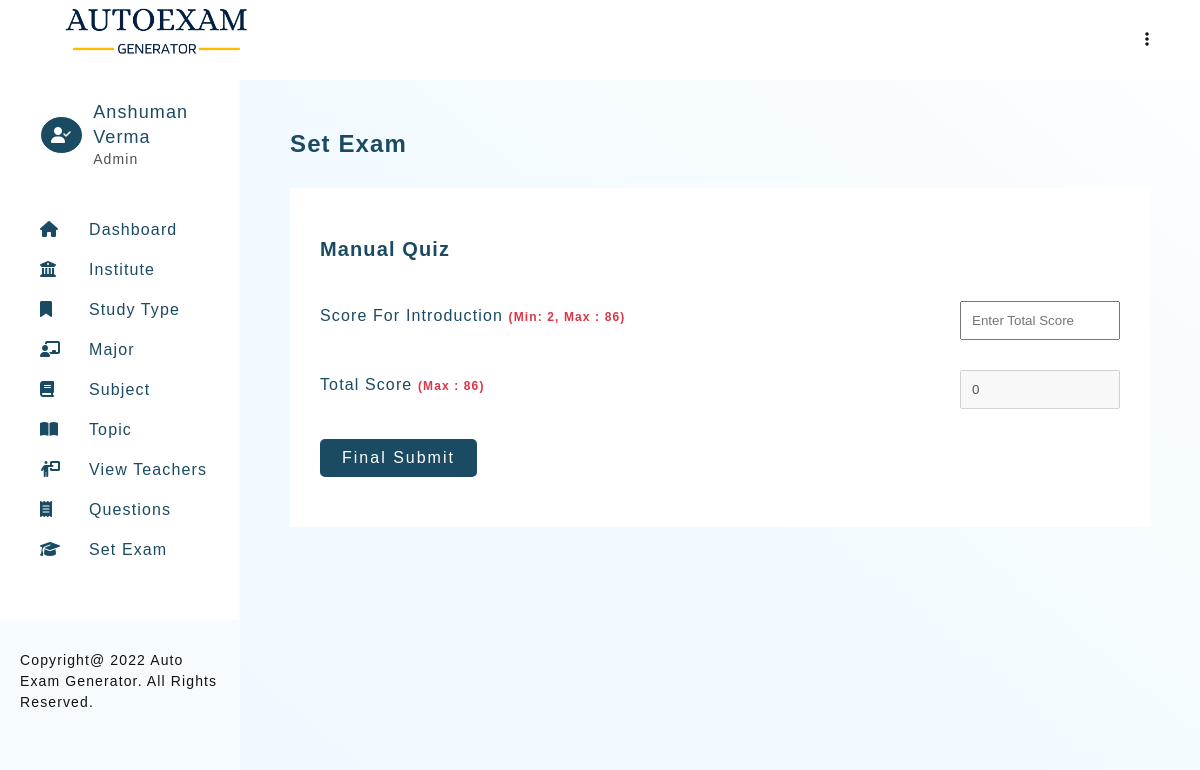
Page /autoexam/setExam-4-Random.php?examId=93 (signed in) on the committed database.
### tables this page shows
CREATE TABLE `teacher_profile` (
  `teacher_id` int(11) NOT NULL,
  `teacher_firstname` varchar(30) NOT NULL,
  `teacher_lastname` varchar(30) NOT NULL,
  `email` varchar(50) DEFAULT NULL,
  `password` varchar(100) NOT NULL,
  `type` enum('Admin','Teacher') NOT NULL DEFAULT 'Teacher',
  `addedOn` datetime DEFAULT current_timestamp()
);

CREATE TABLE `exam` (
  `examId` int(11) NOT NULL,
  `instituteId` int(11) DEFAULT NULL,
  `studyId` int(11) DEFAULT NULL,
  `majorId` int(11) DEFAULT NULL,
  `subjectId` int(11) DEFAULT NULL,
  `examMode` enum('Manual','Random') DEFAULT NULL,
  `examName` varchar(100) DEFAULT NULL,
  `semester` varchar(12) DEFAULT NULL,
  `examAddedBy` int(11) DEFAULT NULL,
  `examAddedOn` datetime DEFAULT current_timestamp()
);

CREATE TABLE `exam_topics` (
  `examId` int(11) NOT NULL,
  `topicId` int(11) NOT NULL,
  `score` int(11) DEFAULT NULL
);

CREATE TABLE `subject_topic` (
  `subject_topic_id` int(11) NOT NULL,
  `subject_topic_name` text NOT NULL,
  `subject_id` int(11) DEFAULT NULL,
  `topicAddedBy` int(11) DEFAULT NULL,
  `topicAddedOn` datetime DEFAULT current_timestamp()
);

### autoexam/includes/config.php (called while the page is built, shortened)
<?php
    $sitename = "Auto Exam Generator";

### autoexam/includes/previous-paper.php (called while the page is built, shortened)
<?php
    $exIds =  $questionIds = $uniqueQuestionIds = [];
    $limit = 0;
    $examCountQ = mysqli_query($connection, "SELECT `examId` FROM `exam` WHERE examName != '' AND examAddedBy = '$_SESSION[userId]'");
    if(mysqli_num_rows($examCountQ) >= 1)
    {
       $count =  mysqli_num_rows($examCountQ);
       $limit = $count % 6;
    }
    $sql = "SELECT `examId` FROM `exam` WHERE examName != ''  AND examAddedBy = '$_SESSION[userId]' ORDER BY examId DESC LIMIT $limit";
    $exQ = mysqli_query($connection, $sql);
    if(mysqli_num_rows($exQ) >= 1)
    {
        while($exR = mysqli_fetch_assoc($exQ))
        {
            $exIds[] = $exR['examId'];
        }
        $exid = implode(',', $exIds);
        $examQuestionsQ = mysqli_query($connection, "SELECT `questionId` FROM `exam_questions` WHERE examId IN ($exid)");
        if(mysqli_num_rows($examQuestionsQ) >= 1)
        {
            while($exR = mysqli_fetch_assoc($examQuestionsQ))
            {
                $questionIds[] = $exR['questionId'];
            }
            $uniqueQuestionIds = array_unique($questionIds);
        }
        $prevQues = implode(',', $uniqueQuestionIds);
    }
?>

### autoexam/setExam-4-Random.php (the view, shortened to what this page needs)
<?php
require_once './templates/header.php';
?>
<section>
    <h3 class="heading">Set Exam</h3>
    <div class="card">
        <?php
            $totalScore = 0;
            if( isset($_GET['examId']))
            {
                require_once './includes/previous-paper.php';
                $examQ = mysqli_query($connection, "SELECT * FROM exam WHERE examId = '$_GET[examId]'");
                if(mysqli_num_rows($examQ) >= 1 )
                {
                    $examR = mysqli_fetch_assoc($examQ);
                    $examTopicsQ = mysqli_query($connection,
                        "SELECT * FROM exam_topics
                        LEFT JOIN subject_topic ON subject_topic.subject_topic_id = exam_topics.topicId
                        WHERE exam_topics.examId = '$_GET[examId]'");
                    $typeQ = mysqli_query($connection, "SELECT * FROM exam_type WHERE examId = '$_GET[examId]'");
                    if(mysqli_num_rows($typeQ) >= 1)
                    {
                        while ($typeR = mysqli_fetch_assoc($typeQ))
                        {
                            $val = "'$typeR[question_abbr]'";
                            $typeArr[] = $val ;
                        }
                        $typeId = implode(',',$typeArr);
                    }
        ?>
                <div class="card-heading">
                    <div>
                        <h4 class="sub-heading"><?= $examR['examMode']; ?> Quiz</h4>
                    </div>
                </div>
                <form method="post" class="form-container g-large" id="randomScoreForm">
                    <?php
                        if(mysqli_num_rows($examTopicsQ) >= 1)
                        {
                            while ($examTopicsR = mysqli_fetch_assoc($examTopicsQ))
                            {
                                if($prevQues != '')
                                {
                                    $sql = "SELECT SUM(score) as qscore, min(`score`) as minSc FROM `question_bank` WHERE `subject_topic_id` = '$examTopicsR[topicId]' AND `question_abbr` IN ($typeId) AND question_id NOT IN ($prevQues)";
                                }
                                else
                                {
                                    $sql = "SELECT SUM(score) as qscore, min(`score`) as minSc FROM `question_bank` WHERE `subject_topic_id` = '$examTopicsR[topicId]' AND `question_abbr` IN ($typeId)";
                                }
                                $questionBankQ = mysqli_query($connection, $sql);
                                $questionBankR = mysqli_fetch_assoc($questionBankQ);
                                echo "
                                    <div class=\"split-row\">
                                        <label for=\"\">
                                            Score For $examTopicsR[subject_topic_name]
                                            <span class=\"text-red f-sm\">(Min: $questionBankR[minSc], Max : $questionBankR[qscore])</span>
                                        </label>
                                        <input type=\"number\"  name=\"score[$examTopicsR[topicId]]\" class=\"form-control score-inp\" placeholder=\"Enter Total Score\" min=\"$questionBankR[minSc]\" max=\"$questionBankR[qscore]\" required>
                                    </div>
                                ";
                                $totalScore += $questionBankR['qscore'];
                            }
                        }
                    ?>
                    <div class="split-row">
                        <label for="">
                            Total Score
                            <span class="text-red f-sm">(Max : <?= $totalScore;?>)</span>
                        </label>
                        <input type="number" name="totalScore" class="form-control" placeholder="Enter Total Score" max="<?= $totalScore;?>" id="totalScore" value="0" disabled="true" required>
                    </div>
                    <div>
                        <input type="submit" value="Final Submit" name="submit" class="btn btn-green">
                    </div>
                </form>
        <?php
            }
            else
            {
                echo "Oops! Something went wrong. Please try again later.";
            }
        }
        else
            {
                echo "Oops! Something went wrong. Please try again later.";
            }
        ?>
    </div>
</section>
<?php
    require_once './templates/footer.php';
?>

### autoexam/templates/header.php (shortened to what this page needs)
<?php
    require './includes/config.php';
    require_once './includes/connection.php';
    if(isset($_SESSION['user']))
    {
        $userQuery = mysqli_query($connection, "SELECT * FROM teacher_profile WHERE email = '$_SESSION[user]'");
        $userRow = mysqli_fetch_assoc($userQuery);
    }
?>
<!DOCTYPE html>
<html lang="en">
<head>
    <link rel="stylesheet" href="./assets/css/main.css">
    <link rel="stylesheet" href="./assets/css/style.css">
    <link rel="stylesheet" href="https://cdnjs.cloudflare.com/ajax/libs/font-awesome/6.1.1/css/all.min.css">
</head>
<body>
    <header class="admin-header">
        <h1 class="title">
            <img src="./assets/images/logo.png" alt="Auto Exam Generator" height="60px">
        </h1>
        <div>
            <ul>
                <li class="dropmenu">
                    <a href="#"><i class="fa-solid fa-ellipsis-vertical"></i></a>
                </li>
            </ul>
        </div>
    </header>
    <aside id="asideMenu">
        <div class="profile-header" id="profile-header2">
            <?php
                if($_SESSION['userType'] == 'Admin')
                {
                    echo "<i class=\"fa-solid fa-user-check\"></i>";
                }
                else
                {
                    echo "<i class=\"fa-solid fa-user\"></i>";
                }
            ?>
            <div>
                <h2>
                    <?=
                        $userRow['teacher_firstname'] ." ". $userRow['teacher_lastname']
                    ?>
                </h2>
                <p> <?=  $_SESSION['userType']; ?> </p>
            </div>
        </div>
        <section id="nav-header">
            <nav>
                <ul class="navbar">
                    <li><a href="dashboard.php"><i class="fa-solid fa-house"></i><span>Dashboard</span></a></li>
                            <li><a href="institute-view.php"><i class="fa-solid fa-building-columns"></i><span>Institute</span></a></li>
                            <li><a href="studyType-view.php"><i class="fa-solid fa-bookmark"></i><span>Study Type</span></a></li>
                            <li><a href="major-view.php"><i class="fa-solid fa-chalkboard-user"></i><span>Major</span></a></li>
                            <li><a href="subject-view.php"><i class="fa-solid fa-book"></i><span>Subject</span></a></li>
                            <li><a href="topic-view.php"><i class="fa-solid fa-book-open"></i><span>Topic</span></a></li>
                    <?php
                        if($_SESSION['userType'] == 'Admin')
                        {
                    ?>
                            <li><a href="teacher-view.php"><i class="fa-solid fa-person-chalkboard"></i><span>View Teachers</span></a></li>
                    <?php
                        }
                    ?>
                    <li><a href="question-view.php"><i class="fa-solid fa-receipt"></i><span>Questions</span></a></li>
                    <li><a href="setExam-1.php"><i class="fa-solid fa-graduation-cap"></i><span>Set Exam</span></a></li>
                </ul>
            </nav>
        </section>
        <footer class="copyright">Copyright@
            <?= date("Y"); ?>
            <?= $sitename; ?>. All Rights Reserved.
        </footer>
    </aside>
    <main>

### autoexam/assets/css/main.css (style rules this page uses)
* { margin: 0; padding: 0; box-sizing: border-box; }
body { font-family: 'Gill Sans', 'Gill Sans MT', Calibri, 'Trebuchet MS', sans-serif; color: #121212; letter-spacing: 0.07em; }
html { scroll-behavior: smooth; }
a { text-decoration: none; }
ul { list-style: none; }
.text-red { color: #dc3545; }
.btn { padding: 8px 20px; border-radius: 5px; transition: all 0.2s; letter-spacing: 2px; font-size: 16px; }
.btn-green { background-color: #1a4b63; color: #fff; border: solid 2px #1a4b63; }

### autoexam/assets/css/style.css (style rules this page uses)
:root { --primary-color: #1a4b63; }
body { color: #121212; }
.admin-header { padding: 0 50px; background-color: #fff; display: flex; justify-content: space-between; width: 100%; z-index: 12; height: 10vh; line-height: 10vh; position: fixed; top: 0; left: 0; }
.admin-header .dropmenu { position: relative; text-align: right; }
.admin-header .dropmenu a { color: #121212; }
aside { width: 50%; background-color: #fff; height: 100%; overflow: auto; position: fixed; display: flex; flex-direction: column; justify-content: space-between; border-right: solid 1px rgb(255, 249, 249); display: none; background-color: #f6fbff; }
aside > #nav-header { padding: 20px 20px 50px 40px; display: grid; grid-template-columns: 1fr; row-gap: 20px; align-content: start; background-color: #fff; }
h1.title { color: var(--primary-color); font-size: 18px; }
.profile-header { display: flex; justify-content: flex-start; align-items: center; line-height: 1.4; padding: 20px 20px 20px 40px; background-color: #fff; }
.profile-header > i { border-radius: 50%; color: #fff; border: solid 1px; padding: 10px; background-color: var(--primary-color); margin-right: 10px; }
.profile-header > div > h2 { color: var(--primary-color); font-size: 18px; font-weight: normal; }
.profile-header > div > p { color: #515151; font-size: 14px; }
aside > #nav-header > nav > ul { line-height: 2.5; }
aside > #nav-header > nav > ul > li > a { color: var(--primary-color); font-size: 16px; display: block; }
aside > #nav-header > nav > ul > li > a > i { display: inline-block; width: 30px; }
aside > #nav-header > nav > ul > li > a > span { margin-left: 19px; }
aside > footer { background-color: #f6fbff; padding: 30px 20px 30px; line-height: 1.5; font-size: 14px; }
main { background-image: linear-gradient(to right top, #f0f9ff, #f0f9ff, #f0faff, #f1faff, #f1faff, #f2faff, #f4fbff, #f5fbff, #f7fcff, #f9fcff, #fbfdff, #fdfeff); min-height: 100vh; padding: 50px 50px; margin-top: 10vh; }
main > section { margin-bottom: 100px; }
.heading { color: var(--primary-color); margin-bottom: 30px; font-size: 24px; font-weight: 600; }
.sub-heading { color: var(--primary-color); margin-bottom: 10px; font-size: 20px; font-weight: 600; }
.card { background-color: #fff; padding: 50px 30px; }
.card-heading { display: flex; justify-content: space-between; align-items: center; margin-bottom: 30px; flex-direction: column; }
.form-container { display: grid; grid-template-columns: 1fr; }
.g-large { grid-gap: 30px; }
.form-container > div > label, .form-label { display: block; color: var(--primary-color); margin-bottom: 10px; }
.form-container .form-control { width: 100%; padding: 10px; }
.split-row { display: flex; justify-content: space-between; align-items: center; }
.split-row label { flex-basis: 70%; }
.split-row .form-control { flex-basis: 20%; }
.f-sm { font-size: 12px; font-weight: bold; }
@media (min-width: 992px) { aside { display: block; width: 20%; } }
@media (min-width: 992px) { main { margin-left: 20%; width: 80%; } }
@media (min-width: 992px) { .card-heading { flex-direction: row; } }
.form-control { display: block; width: 100%; padding: 10px; }

### rows in the picture
teacher_profile: teacher_firstname "Anshuman", teacher_lastname "Verma"
exam: examMode "Manual"
exam_topics: topicId.subject_topic_name "Introduction", questionBankR "2", questionBankR "86"

### other values in the picture
$_SESSION['userType'] "Admin"
$sitename "Auto Exam Generator"
$totalScore "86"
